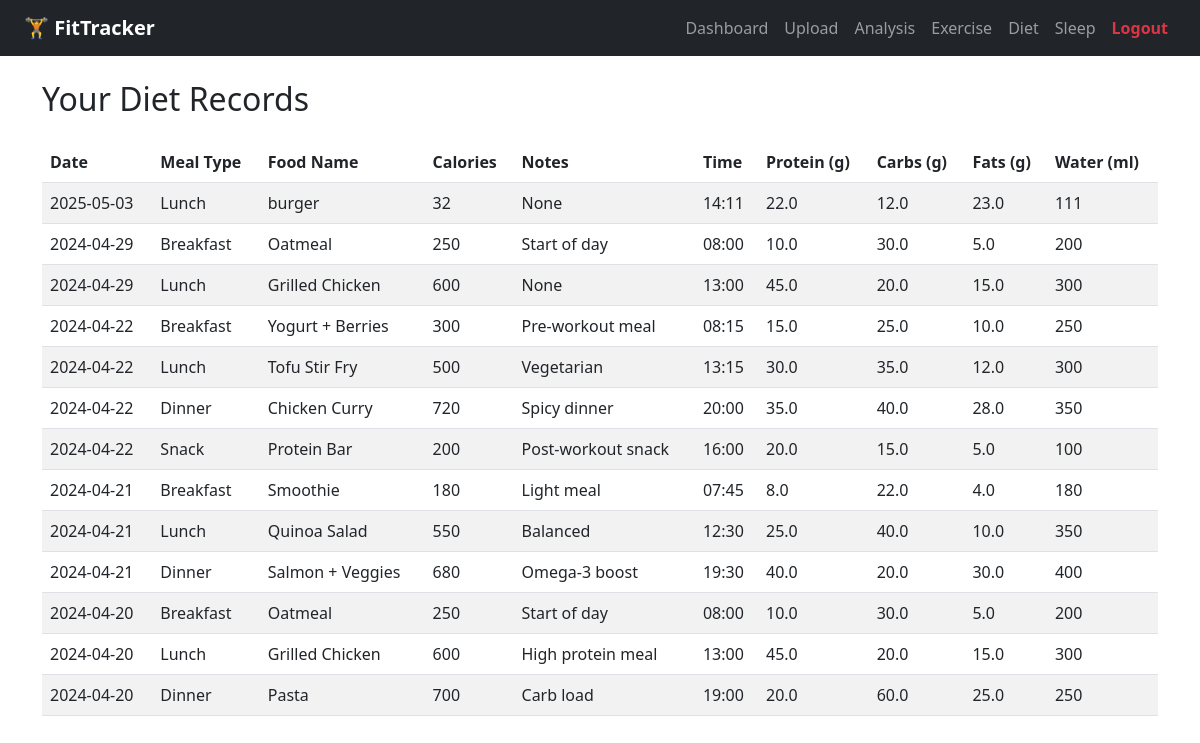
The app's page /records/diet (signed in) with its own data.
### app/models.py (models this page shows)
class DietEntry(db.Model):
    id = db.Column(db.Integer, primary_key=True)
    user_id = db.Column(db.Integer, db.ForeignKey('user.id'))
    meal_type = db.Column(db.String(50))
    food_name = db.Column(db.String(100))
    calories = db.Column(db.Integer)
    meal_time = db.Column(db.String(10))
    protein = db.Column(db.Float)
    carbs = db.Column(db.Float)
    fats = db.Column(db.Float)
    water = db.Column(db.Integer)
    date = db.Column(db.Date)
    notes = db.Column(db.Text)

### app/routes.py (the view)
@main.route("/records/diet")
def diet_records():
    if "user_id" not in session:
        return redirect(url_for("main.login"))
    records = DietEntry.query.filter_by(user_id=session["user_id"]).order_by(DietEntry.date.desc()).all()
    return render_template("diet_records.html", records=records)

### app/templates/diet_records.html (shortened to what this page needs)
{% extends "base.html" %}
{% block content %}
<h2 class="mb-4">Your Diet Records</h2>
  <table class="table table-striped">
    <thead>
      <tr>
        <th>Date</th>
        <th>Meal Type</th>
        <th>Food Name</th>
        <th>Calories</th>
        <th>Notes</th>
        <th>Time</th>
        <th>Protein (g)</th>
        <th>Carbs (g)</th>
        <th>Fats (g)</th>
        <th>Water (ml)</th>
      </tr>
    </thead>
    <tbody>
      {% for entry in records %}
      <tr>
        <td>{{ entry.date }}</td>
        <td>{{ entry.meal_type }}</td>
        <td>{{ entry.food_name }}</td>
        <td>{{ entry.calories }}</td>
        <td>{{ entry.notes }}</td>
        <td>{{ entry.meal_time }}</td>
        <td>{{ entry.protein }}</td>
        <td>{{ entry.carbs }}</td>
        <td>{{ entry.fats }}</td>
        <td>{{ entry.water }}</td>
      </tr>
      {% endfor %}
    </tbody>
  </table>
</div>
{% endblock %}

### records on screen
DietEntry: date "2025-05-03", meal_type "Lunch", food_name "burger", calories "32", notes "None", meal_time "14:11", protein "22.0", carbs "12.0", fats "23.0", water "111"
DietEntry: date "2024-04-29", meal_type "Breakfast", food_name "Oatmeal", calories "250", notes "Start of day", meal_time "08:00", protein "10.0", carbs "30.0", fats "5.0", water "200"
DietEntry: date "2024-04-29", meal_type "Lunch", food_name "Grilled Chicken", calories "600", notes "None", meal_time "13:00", protein "45.0", carbs "20.0", fats "15.0", water "300"
DietEntry: date "2024-04-22", meal_type "Breakfast", food_name "Yogurt + Berries", calories "300", notes "Pre-workout meal", meal_time "08:15", protein "15.0", carbs "25.0", fats "10.0", water "250"
DietEntry: date "2024-04-22", meal_type "Lunch", food_name "Tofu Stir Fry", calories "500", notes "Vegetarian", meal_time "13:15", protein "30.0", carbs "35.0", fats "12.0", water "300"
DietEntry: date "2024-04-22", meal_type "Dinner", food_name "Chicken Curry", calories "720", notes "Spicy dinner", meal_time "20:00", protein "35.0", carbs "40.0", fats "28.0", water "350"
DietEntry: date "2024-04-22", meal_type "Snack", food_name "Protein Bar", calories "200", notes "Post-workout snack", meal_time "16:00", protein "20.0", carbs "15.0", fats "5.0", water "100"
DietEntry: date "2024-04-21", meal_type "Breakfast", food_name "Smoothie", calories "180", notes "Light meal", meal_time "07:45", protein "8.0", carbs "22.0", fats "4.0", water "180"
DietEntry: date "2024-04-21", meal_type "Lunch", food_name "Quinoa Salad", calories "550", notes "Balanced", meal_time "12:30", protein "25.0", carbs "40.0", fats "10.0", water "350"
DietEntry: date "2024-04-21", meal_type "Dinner", food_name "Salmon + Veggies", calories "680", notes "Omega-3 boost", meal_time "19:30", protein "40.0", carbs "20.0", fats "30.0", water "400"
DietEntry: date "2024-04-20", meal_type "Breakfast", food_name "Oatmeal", calories "250", notes "Start of day", meal_time "08:00", protein "10.0", carbs "30.0", fats "5.0", water "200"
DietEntry: date "2024-04-20", meal_type "Lunch", food_name "Grilled Chicken", calories "600", notes "High protein meal", meal_time "13:00", protein "45.0", carbs "20.0", fats "15.0", water "300"
DietEntry: date "2024-04-20", meal_type "Dinner", food_name "Pasta", calories "700", notes "Carb load", meal_time "19:00", protein "20.0", carbs "60.0", fats "25.0", water "250"
